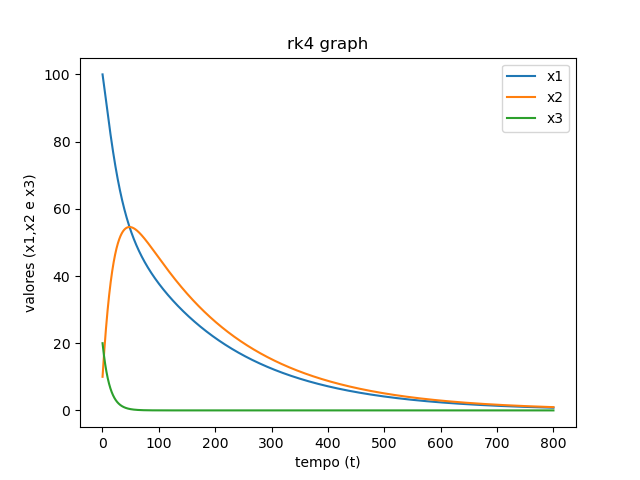

Here is the Python script that generated this plot:
import math as Math
import matplotlib.pyplot as plt


def kUm1(x1, x2, x3):
    return 0.08 * x3 + 0.02* x2 - 0.03 * x1

def kDois1(x1, x2, x3, k1):
    return 0.08 * (x3 + k1/2) + 0.02*( x2 + k1/2) - 0.03 * (x1 + k1/2)

def kTres1(x1, x2, x3, k2):
    return 0.08 * (x3 + k2/2) + 0.02*( x2 + k2/2) - 0.03 * (x1 + k2/2)

def kQuatro1(x1, x2, x3, k3):
    return 0.08 * (x3 + k3) + 0.02*( x2 + k3) - 0.03 * (x1 + k3)


def kUm2(x1, x2):
    return 0.03 * x1 - (0.01 + 0.02) * x2

def kDois2(x1, x2, k1):
    return 0.03 * (x1 + k1 / 2) - (0.01 + 0.02) * (x2 + k1 / 2)

def kTres2(x1, x2, k2):
    return 0.03 * (x1 + k2 / 2) - (0.01 + 0.02) * (x2 + k2 / 2)

def kQuatro2(x1, x2, k3):
    return 0.03 * (x1 + k3) - (0.01 + 0.02) * (x2 + k3)


def kUm3(x3):
    return -0.08 * x3

def kDois3(x3, k1):
    return -0.08 * (x3 + k1 / 2)

def kTres3(x3, k2):
    return -0.08 * (x3 + k2 / 2)

def kQuatro3(x3, k3):
    return -0.08 * (x3 + k3)


h = 0.001
t = 0.1
k11 = 0
k12 = 0
k13 = 0
k14 = 0
k21 = 0
k22 = 0 
k23 = 0
k24 = 0
k31 =0
k32 =0
k33 =0
k34 =0
x1 = 100 
x2 = 10
x3 = 20
auxa = 0 
auxc = 0
auxd = 0
erro =500

plt.ioff()

at=[]
ax1=[]
ax2=[]
ax3 =[]

while t<800:

    auxa = x2
    auxc = x1
    auxd = x3

    k11 = h*kUm1(x1, x2,x3)
    k21 = h*kUm2(x1, x2)

    k12 = h*kDois1(x1, x2,x3, k11)
    k22 = h*kDois2(x1, x2, k21)

    k13 = h*kTres1(x1, x2,x3, k12)
    k23 = h*kTres2(x1, x2, k22)

    k14 = h*kQuatro1(x1, x2,x3, k13)
    k24 = h*kQuatro2(x1, x2, k23)

    k31 = h*kUm3(x3)
    k32 = h*kDois3(x3,k31)
    k33 = h*kTres3(x3,k32)
    k34 = h*kQuatro3(x3,k33)

    print('t:{} || x1:{} || x2:{} || x3:{} || erro:{}'.format(t,x1,x2,x3,erro))

    at.append(t)
    ax2.append(x2)
    ax1.append(x1)
    ax3.append(x3)
    x1 = x1 + (k11 + 2 * k12 + 2 * k13 + k14) / 6
    x2 = x2 + (k21 + 2 * k22 + 2 * k23 + k24) / 6
    x3 = x3 + (k31 + 2 * k32 + 2 * k33 + k34) / 6
    erro = (x2 - auxa) / auxa + (x1 - auxc) / auxc + (x3 - auxd) / auxd
    t = t + h

plt.plot(at,ax1,label='x1')
plt.plot(at,ax2,label='x2')
plt.plot(at,ax3,label='x3')
plt.xlabel('tempo (t)')
plt.ylabel('valores (x1,x2 e x3)')
plt.title('rk4 graph')
plt.legend()
plt.show()
